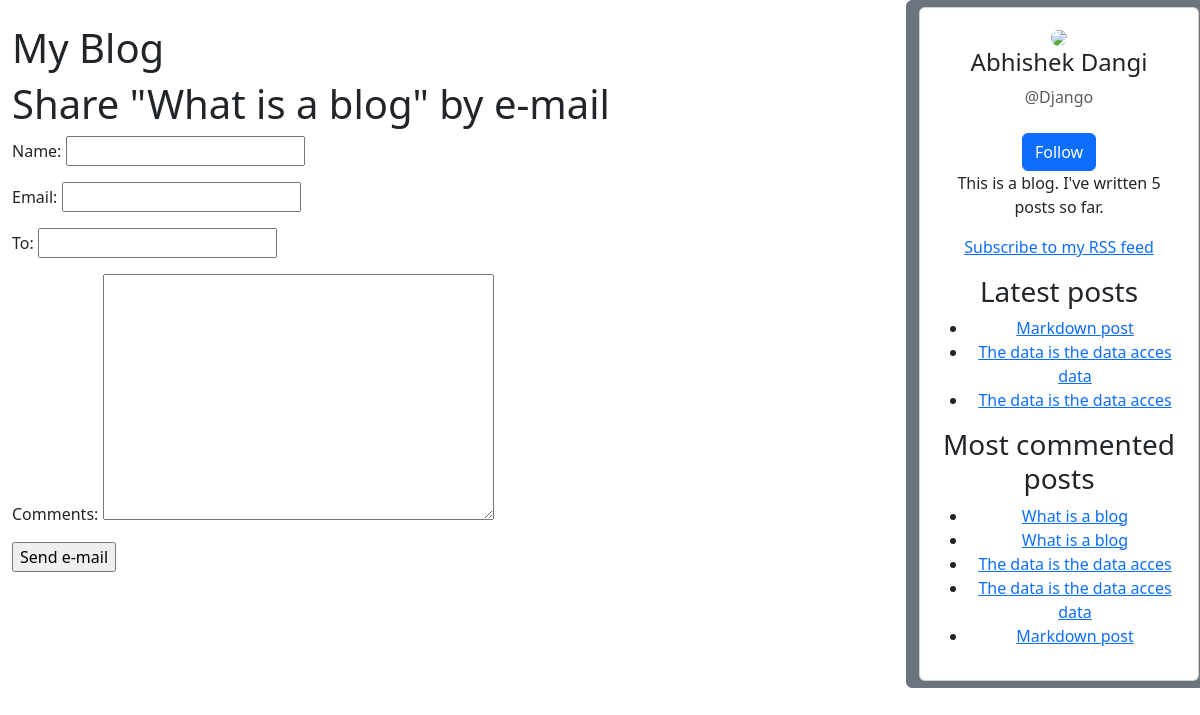
Screenshot of /blog/1/share/ with the database file from the repository.
### blog/models.py (models this page shows, shortened)
class Post(models.Model):
     class Status(models.TextChoices):
          DRAFT = 'DF', 'Draft'
          PUBLISHED = 'PB', 'Published'
     title = models.CharField(max_length=250)
     slug = models.SlugField(max_length=250, unique_for_date='publish')
     author = models.ForeignKey(User, on_delete=models.CASCADE, related_name='blog_posts')
     body = models.TextField()
     publish = models.DateTimeField(default=timezone.now)
     created = models.DateTimeField(auto_now_add=True)
     updated = models.DateTimeField(auto_now=True)
     status = models.CharField(max_length=2, choices=Status.choices, default=Status.DRAFT)
     objects = models.Manager() # The default manager.
     published = PublishedManager()
     tags = TaggableManager()
     class Meta:
          ordering = ["-publish"]
          indexes = [
          models.Index(fields=["-publish"]),
          ]
     def get_absolute_url(self):
          return reverse('blog:post_detail', args=[self.publish.year, self.publish.month,self.publish.day,self.slug])

### blog/views.py (the view)
# urls.py: path('<int:post_id>/share/', views.post_share, name='post_share'),
def post_share(request, post_id):
    post = get_object_or_404(Post, id=post_id, status=Post.Status.PUBLISHED)
    sent = False
    if request.method == 'POST':
        form = EmailPostForm(request.POST)
        if form.is_valid():
            cd = form.cleaned_data
            post_url = request.build_absolute_uri(
                post.get_absolute_url())
            subject = f"{cd['name']} recommends you read " \
                f"{post.title}"
            message = f"Read {post.title} at {post_url}\n\n" \
                f"{cd['name']}\'s comments: {cd['comments']}"
            send_mail(subject, message, 'dangiabshmi@gmail.com',
                [cd['to']])
            sent = True
    else:
        form = EmailPostForm()
    return render(request, 'blog/post/share.html', {'post': post,
    'form': form,
    'sent': sent})

### blog/forms.py
class EmailPostForm(forms.Form):
     name = forms.CharField(max_length=25)
     email = forms.EmailField()
     to = forms.EmailField()
     comments = forms.CharField(required=False,
     widget=forms.Textarea)

### blog/models.py (called while the page is built)
     def get_queryset(self):
          return super().get_queryset()\
               .filter(status=Post.Status.PUBLISHED)

### blog/templatetags/blog_tags.py (called while the page is built)
@register.simple_tag
def total_posts():
    return Post.published.count()

@register.inclusion_tag('blog/post/latest_posts.html')
def show_latest_posts(count=5):
     latest_posts = Post.published.order_by('-publish')[:count]
     return {'latest_posts': latest_posts}

@register.simple_tag
def get_most_commented_posts(count=5):
     return Post.published.annotate(total_comments=Count('comments')).order_by('-total_comments')[:count]

### templates/blog/post/share.html (shortened to what this page needs)
{% extends "blog/base.html" %}
{% block content %}
{% if sent %}
<h1>E-mail successfully sent</h1>
<p>
"{{ post.title }}" was successfully sent to {{ form.cleaned_data.to }}.
</p>
{% else %}
<h1>Share "{{ post.title }}" by e-mail</h1>
<form method="post">
 {{ form.as_p }}
 <input type="submit" value="Send e-mail">
 </form>
 {% endif %}
{% endblock %}

### templates/blog/base.html (shortened to what this page needs)
{% load blog_tags %}
{% load static %}
<!doctype html>
<html lang="en">
<head>
     <link href="https://cdn.jsdelivr.net/npm/bootstrap@5.3.2/dist/css/bootstrap.min.css" rel="stylesheet"
>
</head>
<body>
     <div class="row">
          <div class="col-sm-9 p-4">
               <h1 class="">My Blog</h1>
               {% block content %}
               {% endblock %}
          </div>
          <div class="col-sm-3 btn btn-secondary">
               <div class="card">
                    <div class="card-body text-center">
                         <img src="https://mdbcdn.b-cdn.net/img/Photos/new-templates/bootstrap-chat/ava2-bg.webp"
                              class="rounded-circle img-fluid" style="width: 100px;" />
                         <h4 class="mb-2">Abhishek Dangi</h4>
                         <p class="text-muted mb-4">@Django</p>
                         <a href="#" class="btn btn-primary">Follow</a>
                         <p>This is a blog.
                              I've written {% total_posts %} posts so far.
                         </p>
                         <p>
                              <a href="{% url 'blog:post_feed' %}">
                                   Subscribe to my RSS feed
                              </a>
                         </p>
                         <h3>Latest posts</h3>
                         {% show_latest_posts 3 %}
                         <h3>Most commented posts</h3>
                         {% get_most_commented_posts as most_commented_posts %}
                         <ul>
                              {% for post in most_commented_posts %}
                              <li>
                                   <a href="{{ post.get_absolute_url }}">{{ post.title }}</a>
                              </li>
                              {% endfor %}
                    </div>
               </div>
          </div>
     </div>
</body>
</html>

### templates/blog/post/latest_posts.html
<ul>
     {% for post in latest_posts %}
     <li>
     <a href="{{ post.get_absolute_url }}">{{ post.title }}</a>
     </li>
     {% endfor %}
    </ul>

### rows the page displays
Post: title "What is a blog"
Post: title "Markdown post"
Post: title "The data is the data acces data"
Post: title "The data is the data acces"
Post: title "What is a blog"
